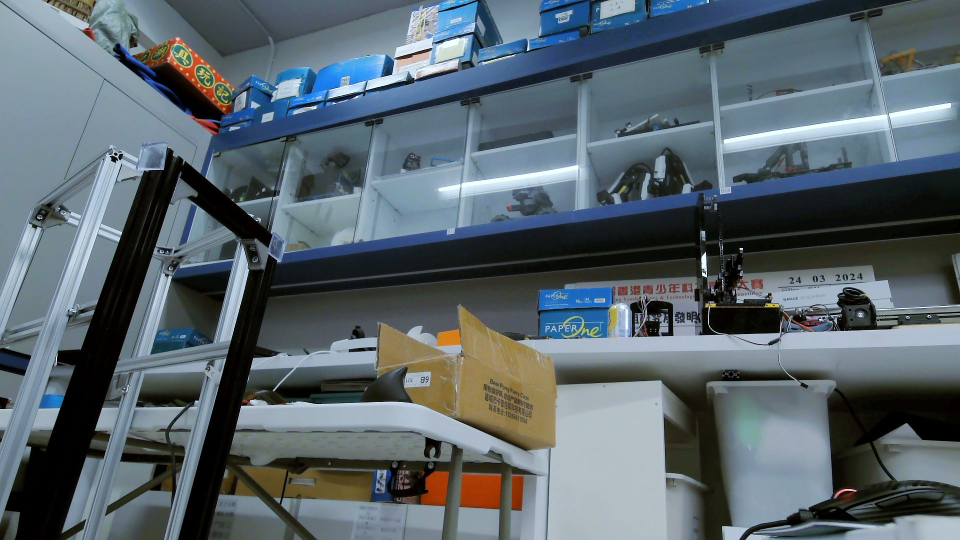
#> input picture test/dataset/backgorund/captured_1746079330.1285791.jpg, 1920 x 1080 px, given in place of the camera (shown at 1/2 size)
$ python mt.py
#> lines starting #> are read from the running program, lines starting #| are printed output that depends on the picture; after the words box and inside, x2 and y2 are one past the last pixel; in counts of white or black regions, pixels touching at a corner belong together
import cv2
import numpy as np

# Initialize the background subtractor
bg_subtractor = cv2.createBackgroundSubtractorMOG2(history=150, varThreshold=20)

# Capture video from webcam or file
cap = cv2.VideoCapture(0)  # Change to video file path if needed

# Define a minimum area threshold to filter out small contours (adjust as needed)
MIN_CONTOUR_AREA = 500

# Define minimum size for merged rectangles
MIN_RECT_WIDTH = 50   # Minimum width of the rectangle
MIN_RECT_HEIGHT = 50  # Minimum height of the rectangle
# Alternatively, you can use area:
# MIN_RECT_AREA = 2500  # Minimum area (width * height)

# Function to merge overlapping or nearby rectangles
def merge_rectangles(rects, merge_threshold=50):
    """
    Merges overlapping or nearby rectangles.

    Parameters:
        rects (list of tuples): List of rectangles, each defined by (x, y, w, h).
        merge_threshold (int): Distance threshold to merge nearby rectangles.

    Returns:
        merged_rects (list of tuples): List of merged rectangles.
    """
    if not rects:
        return []

    # Convert to array for easier manipulation
    rects = np.array(rects)
    merged = []
    while len(rects) > 0:
        # Take the first rectangle and compare with others
        current = rects[0]
        rest = rects[1:]

        # Compute the center of the current rectangle
        current_center = np.array([current[0] + current[2]/2, current[1] + current[3]/2])

        to_merge = []
        indices_to_keep = []
        for i, rect in enumerate(rest):
            rect_center = np.array([rect[0] + rect[2]/2, rect[1] + rect[3]/2])
            distance = np.linalg.norm(current_center - rect_center)
            if distance < merge_threshold:
                to_merge.append(rect)
            else:
                indices_to_keep.append(i)

        # Merge current rectangle with the ones in to_merge
        if to_merge:
            all_rects = np.vstack([current, to_merge])
        else:
            all_rects = current.reshape(1, 4)

        # Compute the bounding rectangle for all merged rectangles
        x_min = np.min(all_rects[:, 0])
        y_min = np.min(all_rects[:, 1])
        x_max = np.max(all_rects[:, 0] + all_rects[:, 2])
        y_max = np.max(all_rects[:, 1] + all_rects[:, 3])
        merged_rect = (int(x_min), int(y_min), int(x_max - x_min), int(y_max - y_min))
        merged.append(merged_rect)

        # Update the rects array
        rects = rest[indices_to_keep]

    return merged

while True:
    ret, frame = cap.read()
#> frame is the input picture: shape (1080, 1920, 3); mean B, G, R 108.2, 101.1, 88.9
    if not ret:
        break

    # Optionally resize the frame for faster processing
    # frame = cv2.resize(frame, (640, 480))

    # Convert frame to grayscale
    gray = cv2.cvtColor(frame, cv2.COLOR_BGR2GRAY)
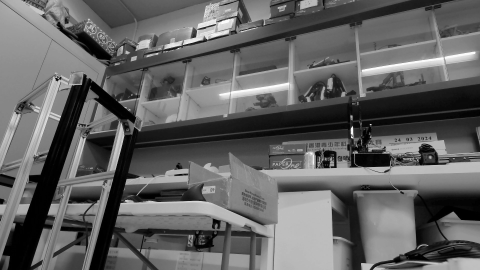
#> gray: shape (1080, 1920) (shown at 1/4 size); min 0, max 255, mean 98.3

    # Apply Gaussian Blur
    gray_blur = cv2.GaussianBlur(gray, (7, 7), 3)

    # Apply background subtraction
    fg_mask = bg_subtractor.apply(gray_blur)
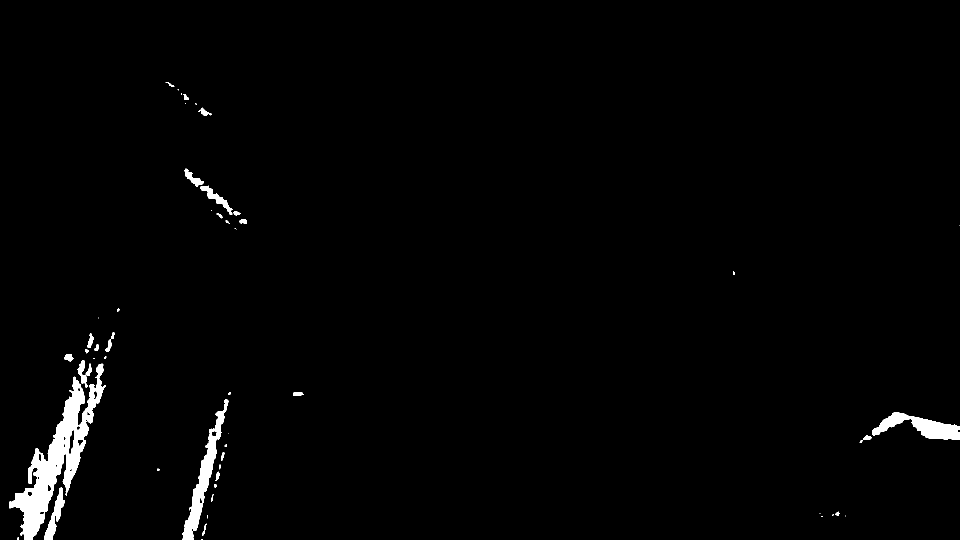
#> fg_mask: shape (1080, 1920) (shown at 1/2 size); values 127 (black) and 255 (white), 1.6% white; 55 white regions (23 under 20 px), largest, box (x1, y1, x2, y2) and area: (18, 727, 211, 1080) 17678, (364, 799, 457, 1080) 5349, (1744, 825, 1920, 880) 4327

    # Morphological operations
    kernel = np.ones((7, 7), np.uint8)
    eroded = cv2.erode(fg_mask, kernel, iterations=1)
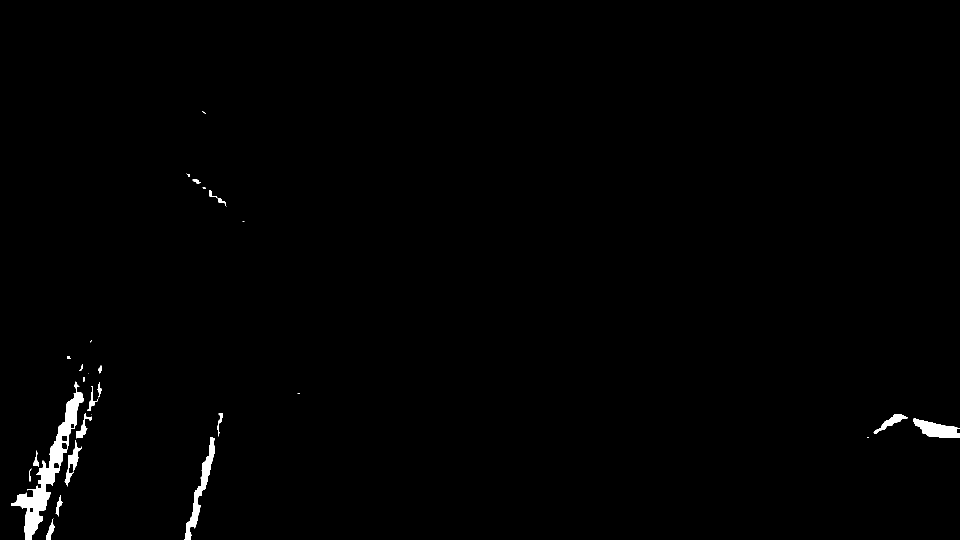
#> eroded: shape (1080, 1920) (shown at 1/2 size); values 127 (black) and 255 (white), 0.8% white; 30 white regions (10 under 20 px), largest, box (x1, y1, x2, y2) and area: (22, 763, 167, 1080) 8198, (369, 874, 430, 1080) 2592, (1827, 837, 1920, 876) 2049
    eroded_blur = cv2.GaussianBlur(eroded, (5, 5), 3)
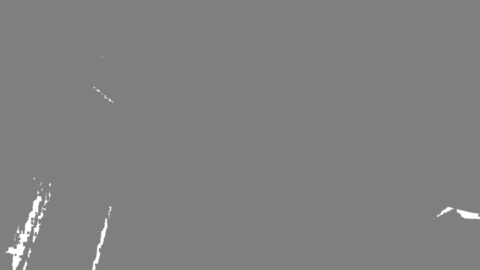
#> eroded_blur: shape (1080, 1920) (shown at 1/4 size); min 127, max 255, mean 128
    dilated = cv2.dilate(eroded_blur, np.ones((19, 19), np.uint8), iterations=15)
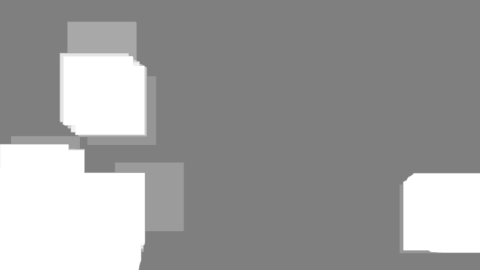
#> dilated: shape (1080, 1920) (shown at 1/4 size); min 127, max 255, mean 157.4

    # Threshold to get binary image
    _, filtered = cv2.threshold(dilated, 50, 255, cv2.THRESH_BINARY)
#> filtered: shape (1080, 1920); every value is 255

    # Find contours in the filtered image
    contours, _ = cv2.findContours(filtered, cv2.RETR_EXTERNAL, cv2.CHAIN_APPROX_SIMPLE)
#> contours = [[[0, 0], [0, 1079], [1919, 1079], [1919, 0]]]

    # List to hold bounding rectangles
    bounding_rects = []

    # Iterate over contours and collect bounding rectangles
    for contour in contours:
        if cv2.contourArea(contour) < MIN_CONTOUR_AREA:
            continue  # Skip small contours that may be noise

        # Get bounding rectangle coordinates
        x, y, w, h = cv2.boundingRect(contour)
        bounding_rects.append((x, y, w, h))
#> this loop made 1 pass
#> (contour, x, y, w, h) on pass 1: ([[0, 0], [0, 1079], [1919, 1079], [1919, 0]], 0, 0, 1920, 1080)
#> after the loop, bounding_rects = [(0, 0, 1920, 1080)]

    # Merge overlapping or nearby rectangles
    merged_rects = merge_rectangles(bounding_rects, merge_threshold=70)  # Adjust threshold as needed
#> in merge_rectangles, `rects = np.array(rects)`: rects = [[0, 0, 1920, 1080]]
#> the loop in merge_rectangles, `while len(rects) > 0:` made 1 pass
#> (current_center, x_min, y_min, x_max, y_max) on pass 1: ([960, 540], 0, 0, 1920, 1080)
#> after the loop in merge_rectangles, `while len(rects) > 0:`: merged = [(0, 0, 1920, 1080)]
#> merged_rects = [(0, 0, 1920, 1080)]

    # Further filter merged rectangles based on size
    significant_rects = []
    for rect in merged_rects:
        x, y, w, h = rect
        # Option 1: Filter based on width and height
        if w >= MIN_RECT_WIDTH and h >= MIN_RECT_HEIGHT:
            significant_rects.append(rect)
#> this loop made 1 pass
#> after the loop, significant_rects = [(0, 0, 1920, 1080)]
        # Option 2: Alternatively, filter based on area
        # if (w * h) >= MIN_RECT_AREA:
        #     significant_rects.append(rect)

    # Optional: Handle frames where all merged rectangles are small
    if significant_rects:
        # Draw significant rectangles on the original frame
        for rect in significant_rects:
            x, y, w, h = rect
            cv2.rectangle(frame, (x, y), (x + w, y + h), (0, 255, 0), 2)
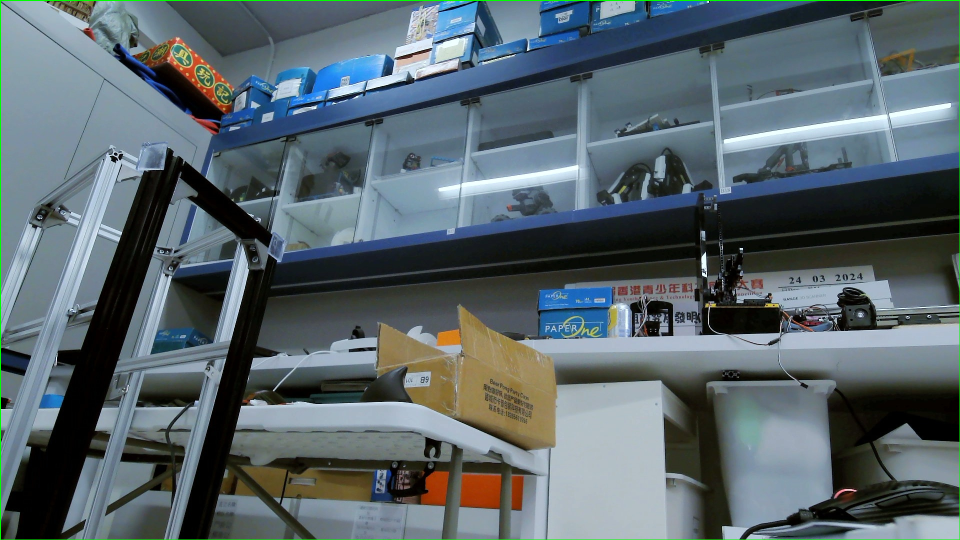
#> frame: shape (1080, 1920, 3) (shown at 1/2 size); 0.43% of pixels changed, all inside (x1, y1, x2, y2) = (0, 0, 1920, 1080)
            # Optionally, add labels or other annotations
            # cv2.putText(frame, "Motion", (x, y - 10), cv2.FONT_HERSHEY_SIMPLEX,
            #             0.5, (0, 255, 0), 2)
    else:
        # Optionally, perform actions when no significant motion is detected
        # For example, display a message or keep the frame unannotated
        pass  # No rectangles drawn

    # Show the frames
    cv2.imshow("Masked Image", fg_mask)
    cv2.imshow("Eroded", eroded)
    cv2.imshow("Dilated", dilated)
    cv2.imshow("Filtered", filtered)
    cv2.imshow("Motion Tracking", frame)

    # Exit when 'Esc' key is pressed
    if cv2.waitKey(30) & 0xFF == 27:
#> (key Esc is pressed here)
        break

cap.release()
cv2.destroyAllWindows()

$ run again, on test/dataset/backgorund/captured_1746079334.7200341.jpg
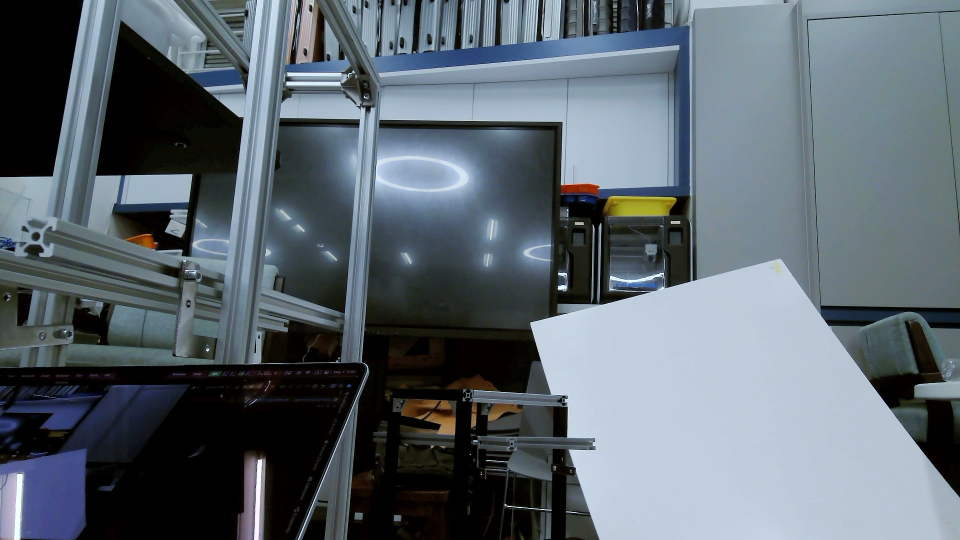
#> input picture test/dataset/backgorund/captured_1746079334.7200341.jpg, 1920 x 1080 px, given in place of the camera (shown at 1/2 size)
#> frame is the input picture: shape (1080, 1920, 3); mean B, G, R 111.2, 102.9, 92.5
#> `fg_mask = bg_subtractor.apply(gray_blur)`:
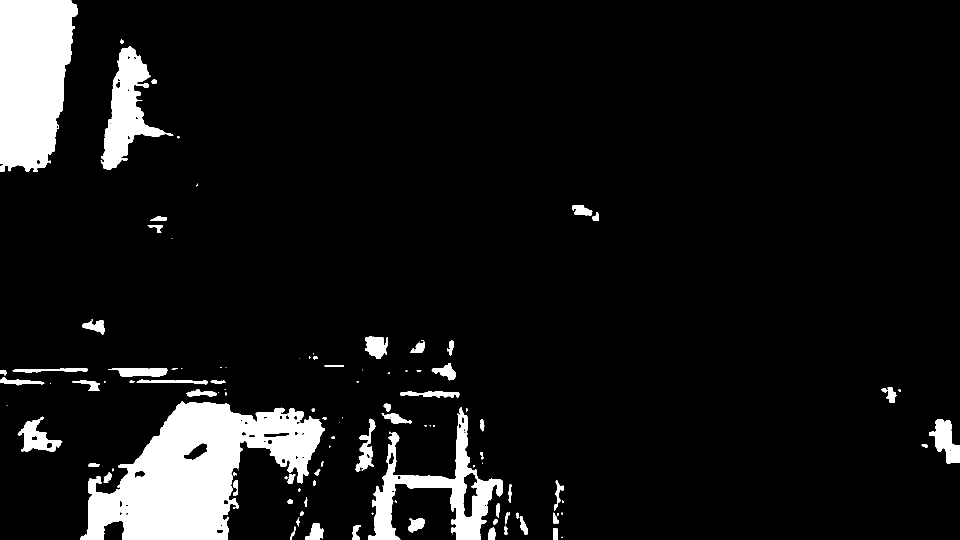
#> fg_mask: shape (1080, 1920) (shown at 1/2 size); values 127 (black) and 255 (white), 8.2% white; 118 white regions (44 under 20 px), largest, box (x1, y1, x2, y2) and area: (161, 803, 650, 1080) 70331, (0, 0, 156, 344) 43010, (736, 814, 1006, 1080) 18048
#> eroded: shape (1080, 1920); values 127 (black) and 255 (white), 6.3% white; 70 white regions (29 under 20 px), largest, box (x1, y1, x2, y2) and area: (164, 808, 644, 1080) 60055, (0, 0, 153, 339) 40905, (739, 859, 1002, 1080) 11129
#> filtered: shape (1080, 1920); every value is 255
#> contours = [[[0, 0], [0, 1079], [1919, 1079], [1919, 0]]]
#> the loop `for contour in contours:` made 1 pass
#> (contour, x, y, w, h) on pass 1: ([[0, 0], [0, 1079], [1919, 1079], [1919, 0]], 0, 0, 1920, 1080)
#> after the loop `for contour in contours:`: bounding_rects = [(0, 0, 1920, 1080)]
#> rects = [[0, 0, 1920, 1080]]
#> the loop in merge_rectangles, `while len(rects) > 0:` made 1 pass
#> (current_center, x_min, y_min, x_max, y_max) on pass 1: ([960, 540], 0, 0, 1920, 1080)
#> after the loop in merge_rectangles, `while len(rects) > 0:`: merged = [(0, 0, 1920, 1080)]
#> the loop `for rect in merged_rects:` made 1 pass
#> the loop `for rect in significant_rects:` made 1 pass
#> after the loop `for rect in significant_rects:`:
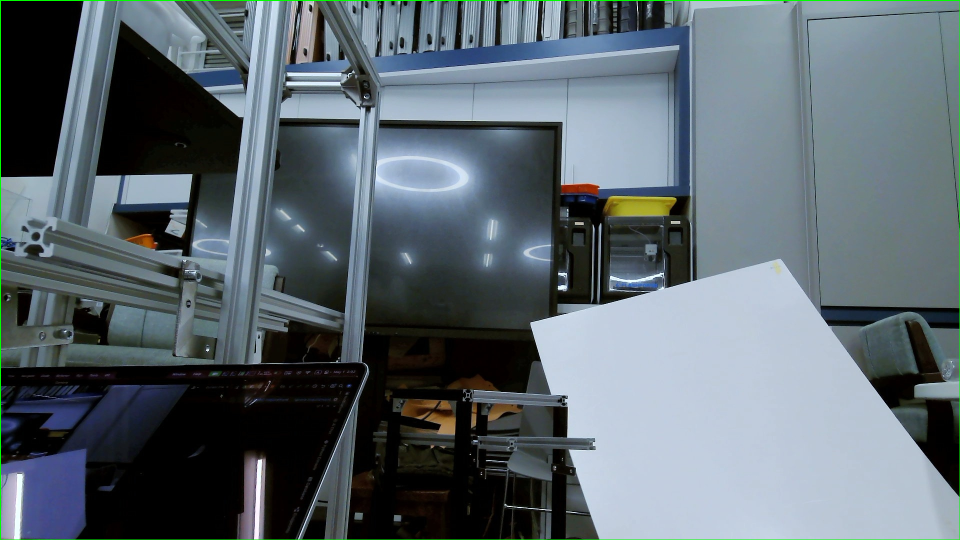
#> frame: shape (1080, 1920, 3) (shown at 1/2 size); 0.43% of pixels changed, all inside (x1, y1, x2, y2) = (0, 0, 1920, 1080)

$ run again, on test/dataset/backgorund/captured_1746079340.00278.jpg
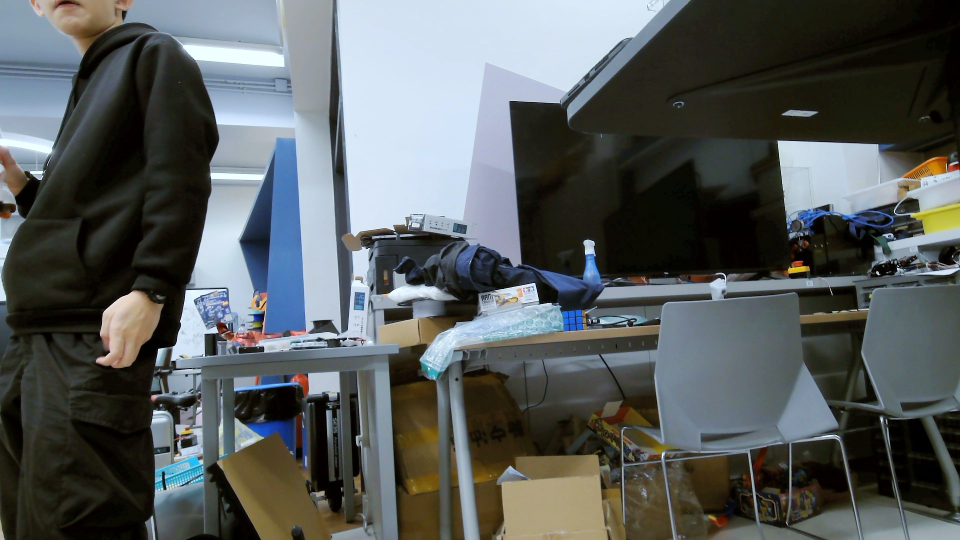
#> input picture test/dataset/backgorund/captured_1746079340.00278.jpg, 1920 x 1080 px, given in place of the camera (shown at 1/2 size)
#> frame is the input picture: shape (1080, 1920, 3); mean B, G, R 92.6, 92.8, 87.9
#> `fg_mask = bg_subtractor.apply(gray_blur)`:
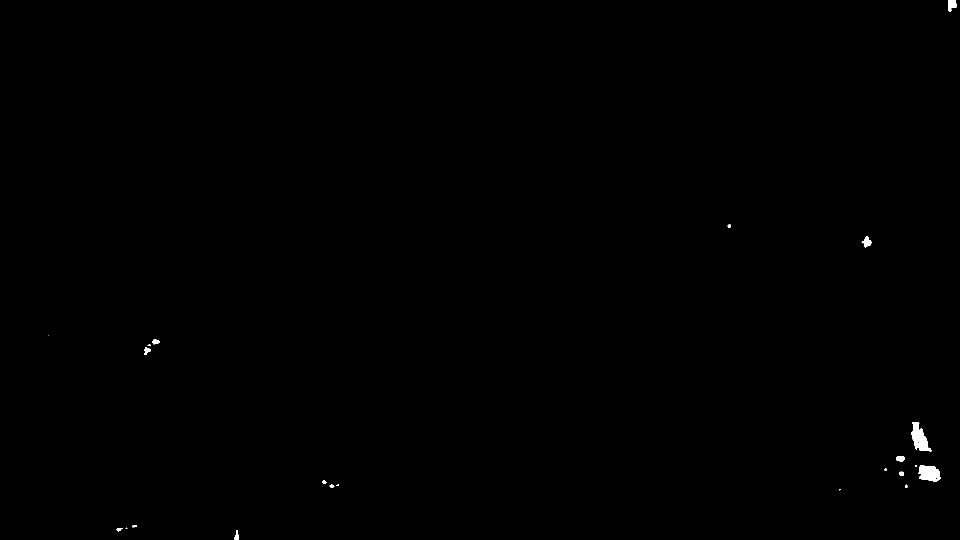
#> fg_mask: shape (1080, 1920) (shown at 1/2 size); values 127 (black) and 255 (white), 0.18% white; 22 white regions (6 under 20 px), largest, box (x1, y1, x2, y2) and area: (1823, 844, 1863, 903) 1255, (1837, 930, 1881, 964) 1095, (1897, 0, 1914, 24) 293
#> eroded: shape (1080, 1920); values 127 (black) and 255 (white), 0.06% white; 10 white regions (5 under 20 px), largest, box (x1, y1, x2, y2) and area: (1827, 847, 1854, 899) 575, (1842, 934, 1874, 959) 493, (1900, 0, 1910, 13) 119, (1731, 478, 1739, 489) 45, (1796, 916, 1805, 920) 25
#> filtered: shape (1080, 1920); every value is 255
#> contours = [[[0, 0], [0, 1079], [1919, 1079], [1919, 0]]]
#> the loop `for contour in contours:` made 1 pass
#> (contour, x, y, w, h) on pass 1: ([[0, 0], [0, 1079], [1919, 1079], [1919, 0]], 0, 0, 1920, 1080)
#> after the loop `for contour in contours:`: bounding_rects = [(0, 0, 1920, 1080)]
#> rects = [[0, 0, 1920, 1080]]
#> the loop in merge_rectangles, `while len(rects) > 0:` made 1 pass
#> (current_center, x_min, y_min, x_max, y_max) on pass 1: ([960, 540], 0, 0, 1920, 1080)
#> after the loop in merge_rectangles, `while len(rects) > 0:`: merged = [(0, 0, 1920, 1080)]
#> the loop `for rect in merged_rects:` made 1 pass
#> the loop `for rect in significant_rects:` made 1 pass
#> after the loop `for rect in significant_rects:`:
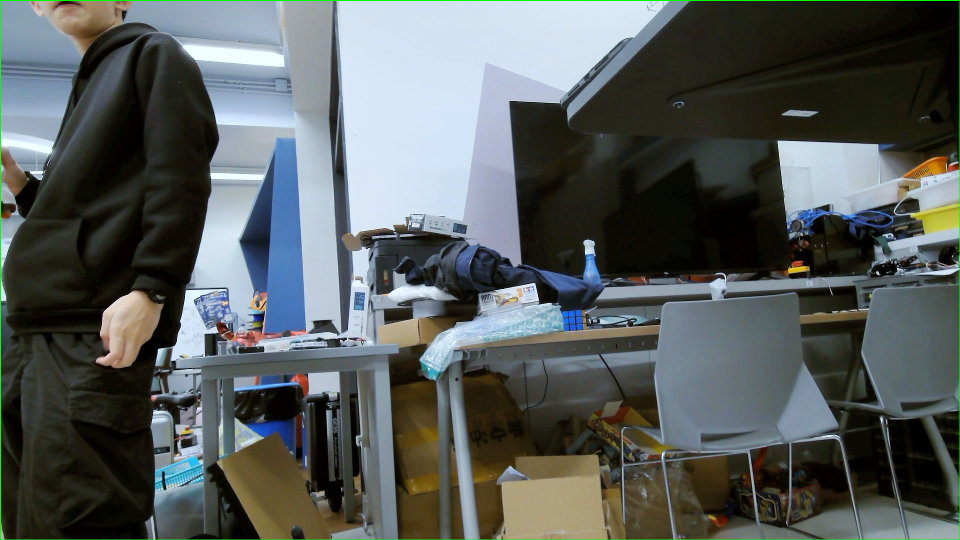
#> frame: shape (1080, 1920, 3) (shown at 1/2 size); 0.43% of pixels changed, all inside (x1, y1, x2, y2) = (0, 0, 1920, 1080)
